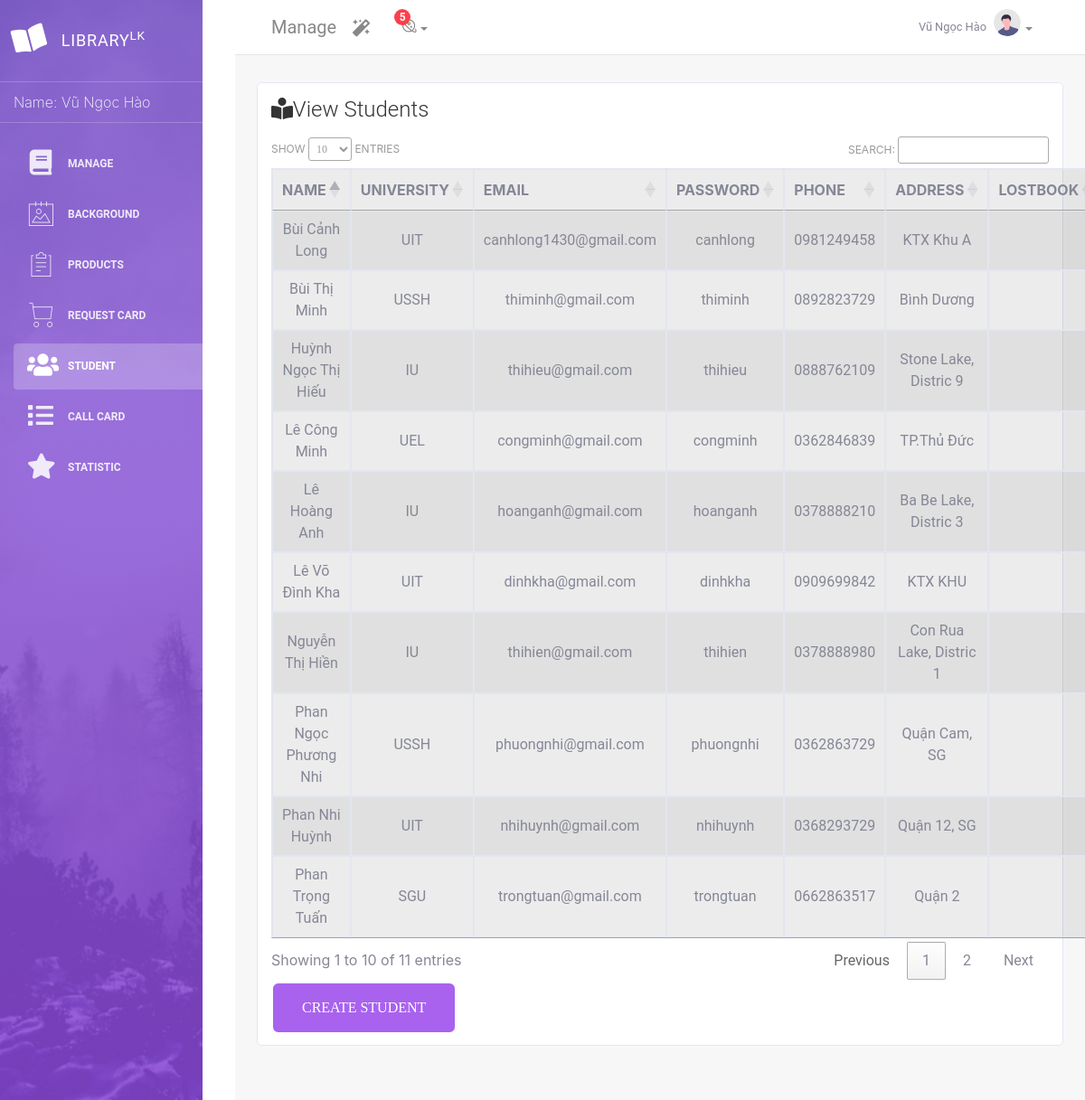
The page /doanphp/admin-library/examples/student.php (signed in) on the database its author committed.
### tables this page shows
CREATE TABLE `student` (
  `STUDENT_ID` int(10) NOT NULL,
  `STUDENT_NAME` varchar(50) DEFAULT NULL,
  `UNIVERSITY` varchar(50) DEFAULT NULL,
  `STUDENT_EMAIL` varchar(50) DEFAULT NULL,
  `STUDENT_PASSWORD` varchar(50) DEFAULT NULL,
  `STUDENT_PHONE` varchar(50) DEFAULT NULL,
  `STUDENT_ADDRESS` varchar(50) DEFAULT NULL,
  `STUDENT_LOSTBOOK` int(10) DEFAULT NULL
);

### doanphp/admin-library/examples/includes/view_students.php (the view, shortened to what this page needs)
<div class="card table-striped table-full-width">
    <div class="card-header ">
        <h4 class="card-title"><i class="fa fa-book-reader"></i>&nbsp;View Students</h4>
    </div>
    <div class="card-body">
        <style>
            #myTable td,th
            {
                text-align: center;
                vertical-align: middle;
            }
        </style>
        <table id="myTable" class="table-active table-striped table-bordered">
            <thead>
            <th>NAME</th>
            <th>UNIVERSITY</th>
            <th>EMAIL</th>
            <th>PASSWORD</th>
            <th>PHONE</th>
            <th>ADDRESS</th>
            <th>LOSTBOOK</th>
            <tbody>
            <?php
            $sql = "Select * from student";
            $result = $conn->query($sql);
            if ($result->num_rows > 0) {
                while ($row = $result->fetch_assoc()) {
                    $stuname = $row["STUDENT_NAME"];
                    $stuuniversity = $row["UNIVERSITY"];
                    $stuemail = $row["STUDENT_EMAIL"];
                    $stupass = $row["STUDENT_PASSWORD"];
                    $stuphone = $row["STUDENT_PHONE"];
                    $stuaddress = $row["STUDENT_ADDRESS"];
                    $stulost = $row["STUDENT_LOSTBOOK"];
                    echo " <tr>
        <td>$stuname</td>
        <td>$stuuniversity </td>
        <td>$stuemail</td>
        <td> $stupass </td>
        <td>$stuphone </td>
        <td>$stuaddress </td>
        <td>
          $stulost
        </td>
         </td>
             <td>
             <button type='submit' class='btn btn-info btn-fill pull-right'>
             <a href='../examples/manage.php?delete_book'>
                <i class='fa fa-edit'></i> Edit
            </a>
            </button>
        </td>
    </tr>";
                }
            }
            ?>
            </tbody>
        </table>

### doanphp/admin-library/examples/includes/view_students.php (style rules this page uses)
#myTable td,th { text-align: center; vertical-align: middle; }

### rows shown on the page
student: STUDENT_NAME "Bùi Cảnh Long", UNIVERSITY "UIT", STUDENT_EMAIL "canhlong1430@gmail.com", STUDENT_PASSWORD "canhlong", STUDENT_PHONE "0981249458", STUDENT_ADDRESS "KTX Khu A"
student: STUDENT_NAME "Lê Công Minh", UNIVERSITY "UEL", STUDENT_EMAIL "congminh@gmail.com", STUDENT_PASSWORD "congminh", STUDENT_PHONE "0362846839", STUDENT_ADDRESS "TP.Thủ Đức"
student: STUDENT_NAME "Phan Ngọc Phương Nhi", UNIVERSITY "USSH", STUDENT_EMAIL "phuongnhi@gmail.com", STUDENT_PASSWORD "phuongnhi", STUDENT_PHONE "0362863729", STUDENT_ADDRESS "Quận Cam, SG"
student: STUDENT_NAME "Nguyễn Thị Hiền", UNIVERSITY "IU", STUDENT_EMAIL "thihien@gmail.com", STUDENT_PASSWORD "thihien", STUDENT_PHONE "0378888980", STUDENT_ADDRESS "Con Rua Lake, Distric 1"
student: STUDENT_NAME "Bùi Thị Minh", UNIVERSITY "USSH", STUDENT_EMAIL "thiminh@gmail.com", STUDENT_PASSWORD "thiminh", STUDENT_PHONE "0892823729", STUDENT_ADDRESS "Bình Dương"
student: STUDENT_NAME "Lê Võ Đình Kha", UNIVERSITY "UIT", STUDENT_EMAIL "dinhkha@gmail.com", STUDENT_PASSWORD "dinhkha", STUDENT_PHONE "0909699842", STUDENT_ADDRESS "KTX KHU"
student: STUDENT_NAME "Lê Hoàng Anh", UNIVERSITY "IU", STUDENT_EMAIL "hoanganh@gmail.com", STUDENT_PASSWORD "hoanganh", STUDENT_PHONE "0378888210", STUDENT_ADDRESS "Ba Be Lake, Distric 3"
student: STUDENT_NAME "Phan Trọng Tuấn", UNIVERSITY "SGU", STUDENT_EMAIL "trongtuan@gmail.com", STUDENT_PASSWORD "trongtuan", STUDENT_PHONE "0662863517", STUDENT_ADDRESS "Quận 2"
student: STUDENT_NAME "Phan Nhi Huỳnh", UNIVERSITY "UIT", STUDENT_EMAIL "nhihuynh@gmail.com", STUDENT_PASSWORD "nhihuynh", STUDENT_PHONE "0368293729", STUDENT_ADDRESS "Quận 12, SG"
student: STUDENT_NAME "Huỳnh Ngọc Thị Hiếu", UNIVERSITY "IU", STUDENT_EMAIL "thihieu@gmail.com", STUDENT_PASSWORD "thihieu", STUDENT_PHONE "0888762109", STUDENT_ADDRESS "Stone Lake, Distric 9"

### other values the page prints
$name "Vũ Ngọc Hào"
